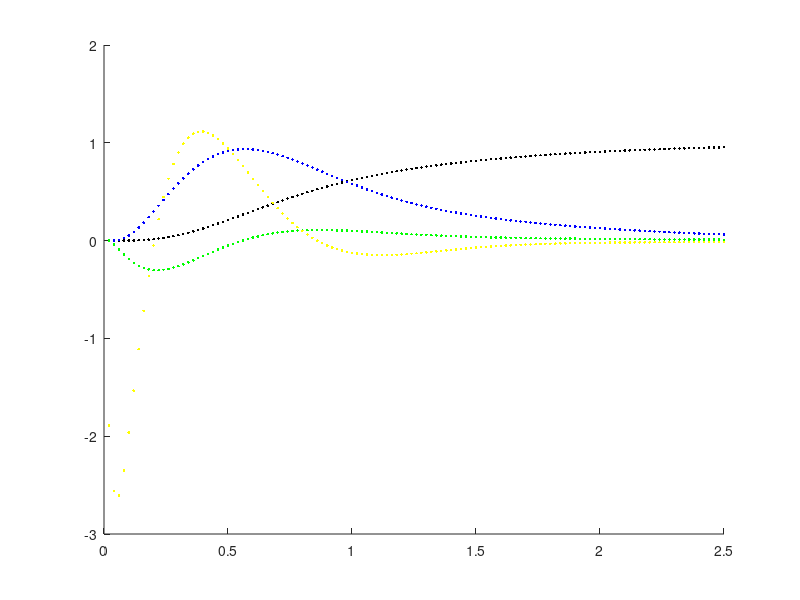

Recreate this plot in MATLAB.

%ae 483 hw 3 problem 5 part e 
% with  found Ac Bc and Ad Bd for continuous and time descrete
% control, plot the the state as it converges under some time interval. October 24, 2015

clear all;clf;
x0 = [0;0;0;0];
xdes = [1;0;0;0];

udes = [0];

g = 9.81;
J2 = .01;

Ac = [0 1 0 0;
      0 0 -g 0;
      0 0 0 1;
      0 0 0 0];
  
 Bc = [0;
       0;
       0;
       1/J2];
 
 dt = .02;
 Ad = eye(4) + dt*Ac;
 Bd = Bc*dt;
 
 Q = [200 0 0 0;
      0 100 0 0;
      0 0 10 0;
      0 0 0 10];
  R = 100;

[P,E,K] = dare(Ad,Bd,Q,R);
u=[];
x = x0;
u(1) = 0;
hold on
for i = 1:250/2
    u(i) = udes - K*(x - xdes);
    x = Ad*x + Bd*u(i);
    plot(i*dt,x(1),'k.',i*dt,x(2),'b.',i*dt,x(3),'g.',i*dt,x(4),'y.')
end







